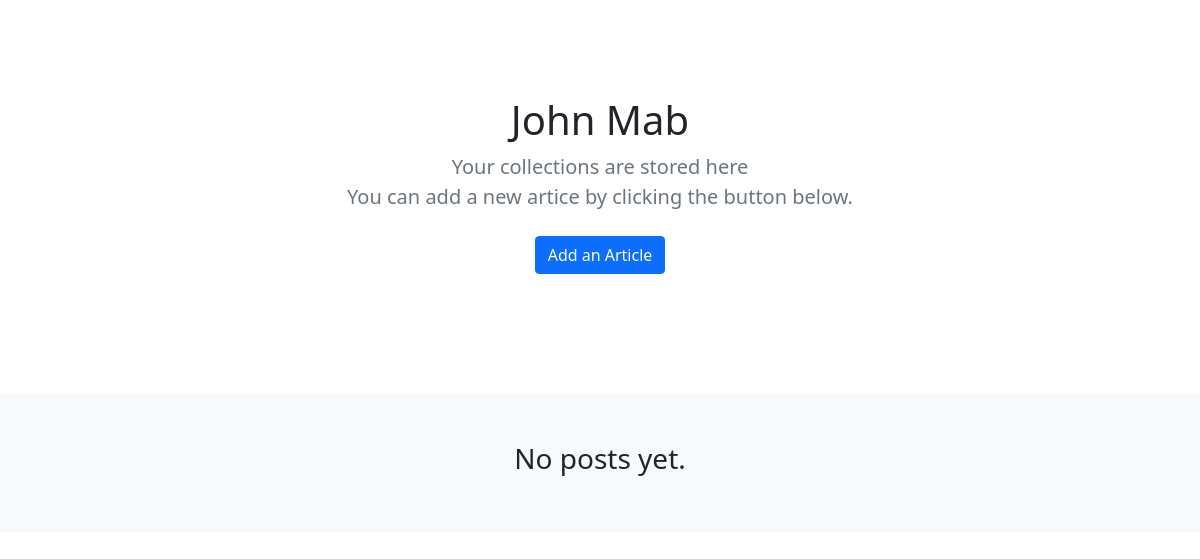
/authors/homepage/ (signed in), run on an earlier commit of the app's database.
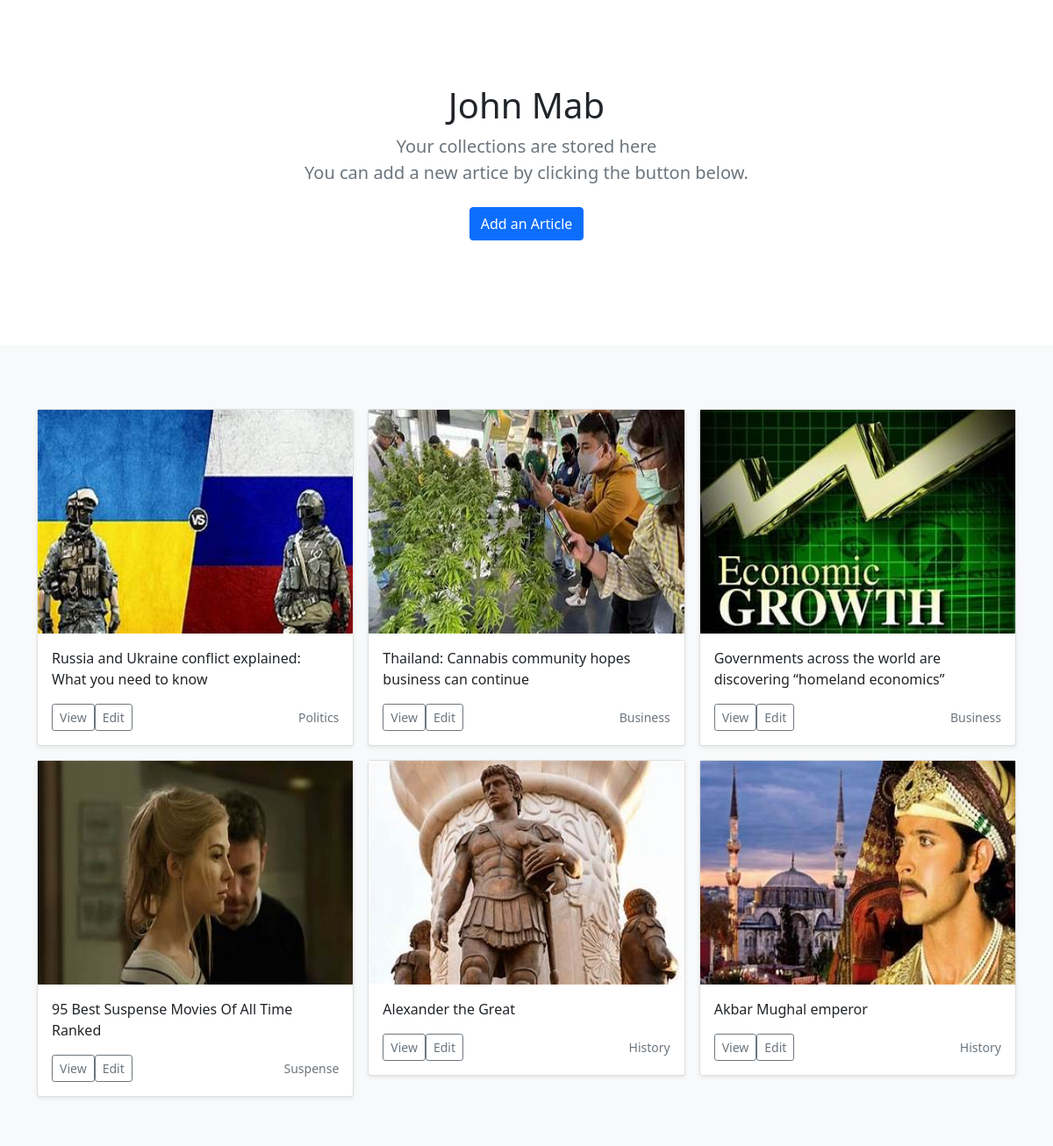
And on a later commit of the database.
### article/models.py (models this page shows, shortened)
class ArticleModel(models.Model):
    title = models.CharField(max_length=200)
    slug = models.SlugField()
    image = models.ImageField(null=True, blank=True)
    author = models.ForeignKey(User, on_delete=models.CASCADE)
    body = models.TextField()
    category = models.CharField(max_length=200)

### authors/views.py (the view)
# urls.py: path('homepage/', AuthorHomePage.as_view(), name='homepage')
class AuthorHomePage(View):
    template_name = 'authors/homepage.html'
    def get(self, request):
        posts = ArticleModel.objects.filter(author=request.user.id)
        return render(request, self.template_name, {'posts': posts})

### authors/templates/authors/homepage.html
{% extends 'authors/base.html' %}
{% block content %}
<main>
    <section class="py-5 text-center container">
      <div class="row py-lg-5">
        <div class="col-lg-6 col-md-8 mx-auto">
          <h1 class="fw-light">{{user.get_full_name}}</h1>
          <p class="lead text-muted">Your collections are stored here<br>You can add a new artice by clicking the button below.
          </p>
          <p>
            <a href="{% url 'add-article' %}" class="btn btn-primary my-2">Add an Article</a>
          </p>
        </div>
      </div>
    </section>
    <div class="album py-5 bg-light">
      <div class="container">
            {% if posts %}
            <div class="row row-cols-1 row-cols-sm-2 row-cols-md-3 g-3 mt-2 mb-2">
            {% for post in posts %}
                <div class="col">
                    <div class="card shadow-sm">
                      <img src="{{post.image.url}}" class="img-fluid" alt="..." style="height:255px;">
                    <div class="card-body">
                        <p class="card-text">{{post.title}}</p>
                        <div class="d-flex justify-content-between align-items-center">
                        <div class="btn-group">
                          <a href="{% url 'article-details' post.slug %}" style="margin:0px"><button type="button" class="btn btn-sm btn-outline-secondary">View</button></a>
                            <a href="{% url 'update-article' post.slug %}"><button type="button" class="btn btn-sm btn-outline-secondary">Edit</button></a>
                        </div>
                        <small class="text-muted">{{post.category}}</small>
                        </div>
                    </div>
                    </div>
                </div>
            {% endfor %}
            </div>
            {% else %}
                <h3 class="text-center">No posts yet.</h3>
            {% endif %}
      </div>
    </div>
  </main>
{% endblock %}

### authors/templates/authors/base.html (shortened to what this page needs)
<!doctype html>
<html lang="en">
  <head>
    <link href="https://cdn.jsdelivr.net/npm/bootstrap@5.0.2/dist/css/bootstrap.min.css" rel="stylesheet">
  </head>
  <body>
    {% block content %}{% endblock %}
  </body>
</html>

What changed in the data, as far as the page shows it:
added ArticleModel: image (picture), title "Russia and Ukraine conflict explained: What you need to know", category "Politics"
added ArticleModel: image (picture), title "Thailand: Cannabis community hopes business can continue", category "Business"
added ArticleModel: image (picture), title "Governments across the world are discovering “homeland economics”", category "Business"
added ArticleModel: image (picture), title "95 Best Suspense Movies Of All Time Ranked", category "Suspense"
added ArticleModel: image (picture), title "Alexander the Great", category "History"
added ArticleModel: image (picture), title "Akbar Mughal emperor", category "History"
Also different on the page:
text no longer shown: "No posts yet."
